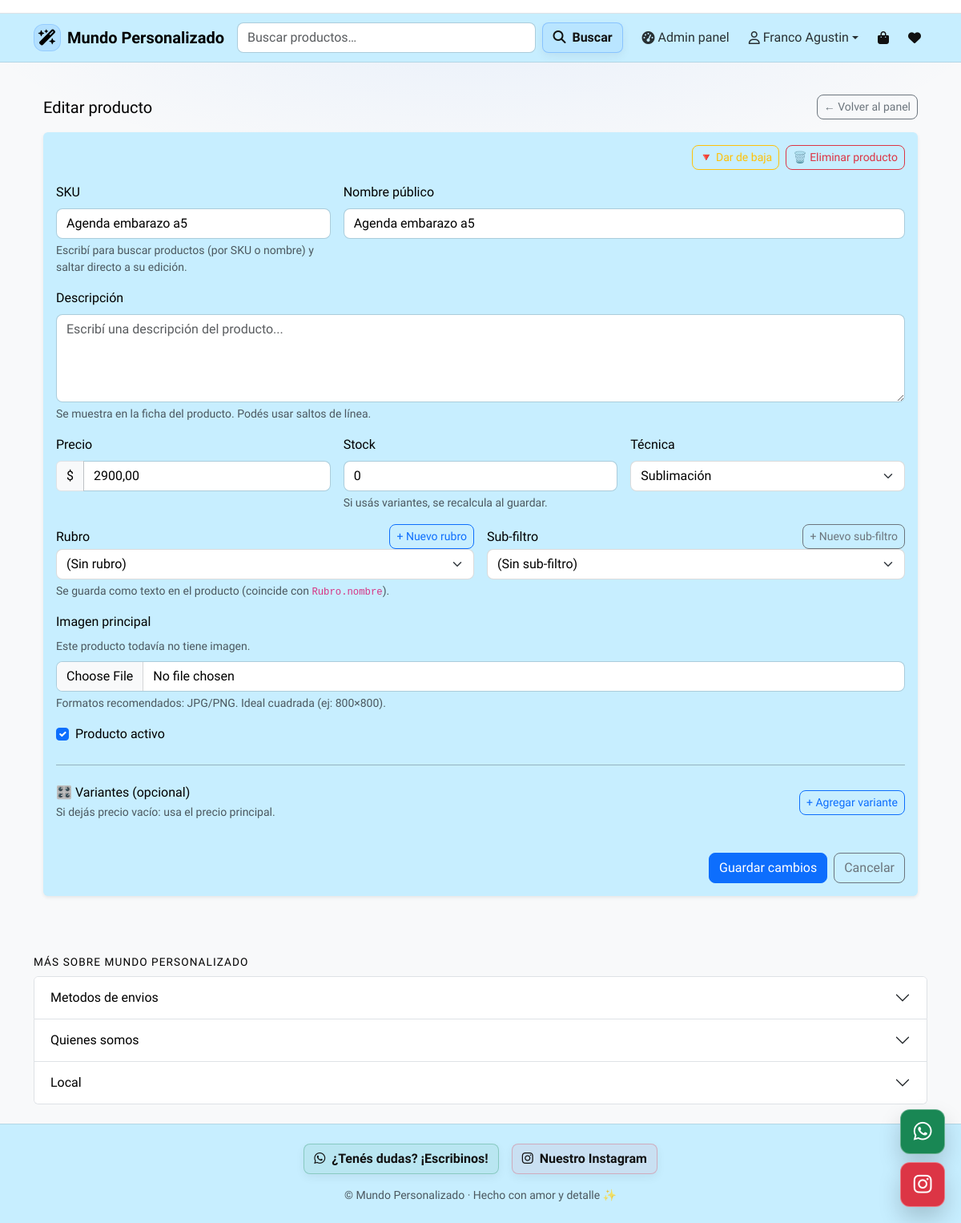
The app's page /owner/producto/283/editar/ (signed in), older data.
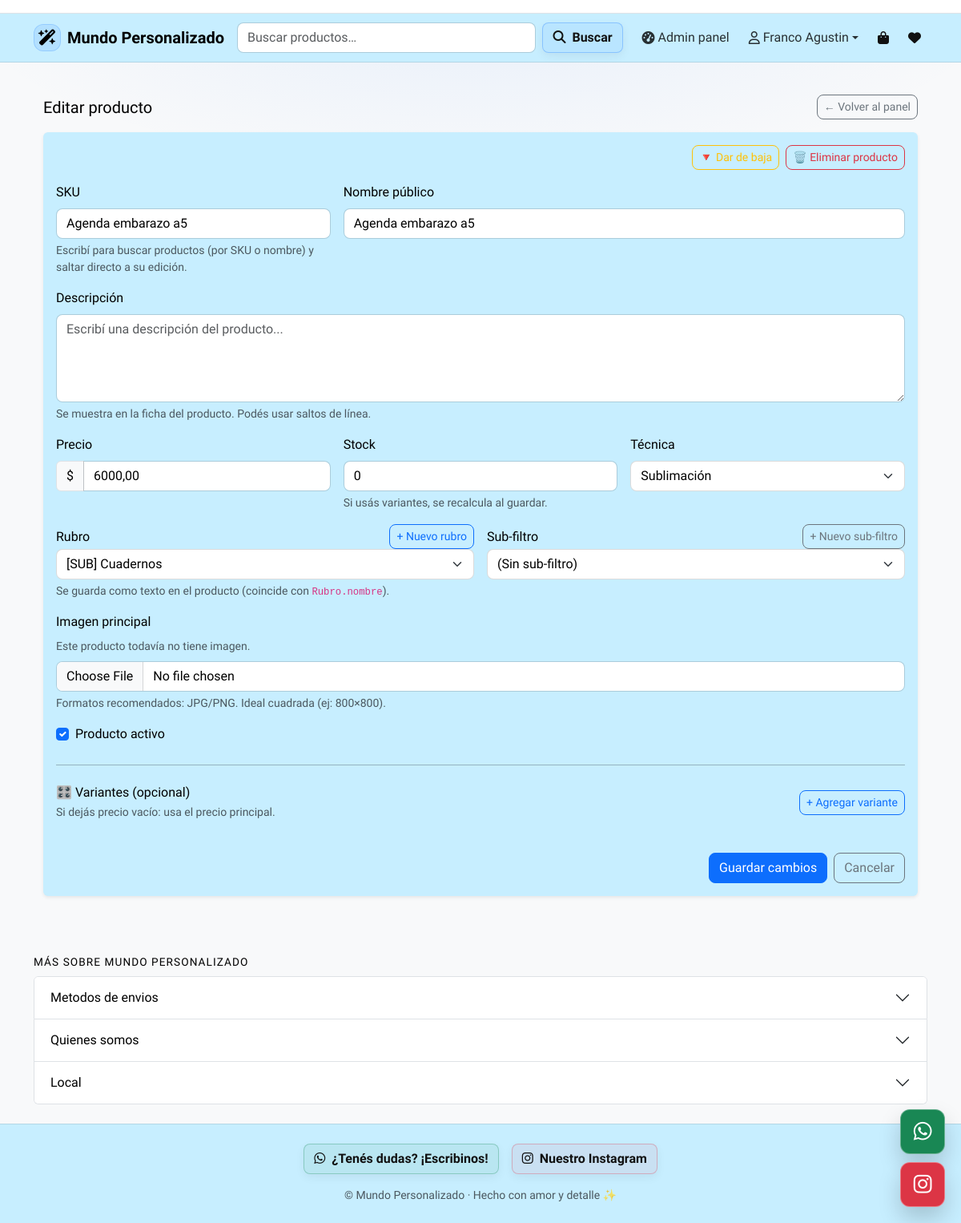
The same page, newer data.
### pdf/models.py (models this page shows, shortened)
class ProductoPrecio(models.Model):
    class TechChoices(models.TextChoices):
        SUB = "SUB", "Sublimación"
        LAS = "LAS", "Grabado láser"
        D3  = "3D",  "Impresión 3D"
        OTR = "OTR", "Otro"
    class RubroChoices(models.TextChoices):
        MATES = "MATES", "Mates"
        DIJES = "DIJES", "Dijes de acero"
        BOMB = "BOMB", "Bombillas"
        TERM = "TERM", "Termos"
        TAZA = "TAZA", "Tazas"
        LLAV = "LLAV", "Llaveros"
        OTRO = "OTRO", "Otros"
    lista_pdf = models.ForeignKey(
        ListaPrecioPDF,
        on_delete=models.SET_NULL,
        null=True,
        blank=True,
        related_name="productos",
    )
    sku = models.CharField(max_length=255, unique=True)
    nombre_publico = models.CharField(max_length=255)
    descripcion = models.TextField(blank=True, default="")
    precio_costo = models.DecimalField(
        max_digits=12, decimal_places=2, null=True, blank=True
    )
    imagen = models.ImageField(upload_to='productos/', null=True, blank=True)
    precio = models.DecimalField(max_digits=10, decimal_places=2)
    stock = models.IntegerField(default=0)
    tech = models.CharField(
        max_length=3,
        choices=TechChoices.choices,
        blank=True,
        default="",
    )
    rubro = models.CharField(
        max_length=80,
        blank=True,
        default="",
        help_text="Ej: Mates, Dijes de acero, Tazas, Llaveros..."
    )
    subrubro = models.CharField(
        max_length=80,
        blank=True,
        default="",
        help_text="Ej: Mate Imperial, Mate Camionero, Dije corazón, etc."
    )
    activo = models.BooleanField(default=True)
    created_at = models.DateTimeField(auto_now_add=True, null=True, blank=True)
    ultima_actualizacion = models.DateTimeField(auto_now=True, null=True, blank=True)

### owner/views.py (the view)
# urls.py: path("producto/<int:pk>/editar/", owner_producto_editar, name="owner_producto_editar"),
@login_required
def owner_producto_editar(request, pk):
    if not _check_owner(request.user):
        raise PermissionDenied
    producto = get_object_or_404(ProductoPrecio, pk=pk)
    rubros = Rubro.objects.filter(activo=True).order_by("tech", "orden", "nombre")
    subrubros = (
        SubRubro.objects
        .filter(activo=True)
        .select_related("rubro")
        .order_by("rubro__orden", "orden", "nombre")
    )
    original_data = {
        "sku": producto.sku,
        "nombre_publico": producto.nombre_publico,
        "descripcion": getattr(producto, "descripcion", ""),  # 👈 NUEVO
        "precio": producto.precio,
        "stock": producto.stock,
        "tech": producto.tech,
        "activo": producto.activo,
        "rubro": producto.rubro,
        "subrubro": producto.subrubro,
    }
    if request.method == "POST":
        action = request.POST.get("action", "")
        if action == "delete_image":
            if producto.imagen:
                producto.imagen.delete(save=False)
                producto.imagen = None
                producto.save(update_fields=["imagen"])
                registrar_evento(
                    tipo="producto_editado",
                    titulo=f"Imagen eliminada: {producto.nombre_publico or producto.sku}",
                    detalle="Se eliminó la imagen principal del producto.",
                    user=request.user,
                    obj=producto,
                    extra={
                        "cambios": {
                            "imagen": {"antes": "con_imagen", "despues": "sin_imagen"}
                        }
                    },
                )
            messages.success(request, "Imagen eliminada.")
            return redirect("owner_producto_editar", pk=producto.pk)
        if action == "toggle_active":
            old_activo = bool(producto.activo)
            producto.activo = not old_activo
            producto.save(update_fields=["activo"])
            registrar_evento(
                tipo="producto_editado",
                titulo=f"Producto {'activado' if producto.activo else 'desactivado'}: {producto.nombre_publico or producto.sku}",
                detalle=f"Campo activo: {old_activo} → {producto.activo}",
                user=request.user,
                obj=producto,
                extra={
                    "cambios": {
                        "activo": {"antes": old_activo, "despues": bool(producto.activo)}
                    }
                },
            )
            messages.success(request, "Estado actualizado.")
            return redirect("owner_producto_editar", pk=producto.pk)
        if action == "delete_product":
            nombre = producto.nombre_publico or producto.sku
            registrar_evento(
                tipo="producto_eliminado",
                titulo=f"Producto eliminado: {nombre}",
                detalle=f"Producto '{nombre}' eliminado desde el panel owner.",
                user=request.user,
                obj=producto,
                extra={"producto_id": producto.pk, "sku": producto.sku},
            )
            producto.delete()
            messages.success(request, "Producto eliminado.")
            return redirect("home")
        vformset = ProductoVarianteFormSet(
            request.POST,
            request.FILES,
            instance=producto,
            prefix="v",
        )
        producto.sku = (request.POST.get("sku") or producto.sku).strip()
        producto.nombre_publico = (request.POST.get("nombre_publico") or producto.nombre_publico).strip()
        producto.descripcion = (request.POST.get("descripcion") or "").strip()
        producto.precio = _parse_decimal(request.POST.get("precio"), fallback=str(producto.precio))
        producto.stock = int(request.POST.get("stock") or producto.stock or 0)
        producto.tech = request.POST.get("tech", "") or ""
        producto.activo = request.POST.get("activo") == "on"
        if request.FILES.get("imagen"):
            producto.imagen = request.FILES["imagen"]
        rubro_nombre = (request.POST.get("rubro_nombre") or "").strip()
        subrubro_nombre = (request.POST.get("subrubro_nombre") or "").strip()
        nombre_prod = (producto.nombre_publico or producto.sku or "").strip()
        tech = producto.tech or ""
        rubro_obj = None
        if not rubro_nombre:
            rubro_obj = _detectar_rubro_auto(nombre_prod, tech)
            if rubro_obj:
                rubro_nombre = rubro_obj.nombre
        else:
            rubro_obj = Rubro.objects.filter(
                nombre__iexact=rubro_nombre,
                activo=True
            ).first()
        producto.rubro = rubro_nombre
        producto.subrubro = subrubro_nombre
        if vformset.is_valid():
            with transaction.atomic():
                producto.save()
                vformset.save()
                variantes_qs = producto.variantes.all()
                if variantes_qs.exists():
                    total_stock = sum((v.stock or 0) for v in variantes_qs)
                    producto.stock = total_stock
                    producto.save(update_fields=["stock"])
            cambios = {}
            for field, old_val in original_data.items():
                new_val = getattr(producto, field)
                if new_val != old_val:
                    cambios[field] = {
                        "antes": str(old_val),
                        "despues": str(new_val),
                    }
            detalle_str = "Producto actualizado."
            if cambios:
                partes = []
                for field, diff in cambios.items():
                    partes.append(
                        f"{field}: '{diff['antes']}' → '{diff['despues']}'"
                    )
                detalle_str += " Cambios: " + "; ".join(partes)
            registrar_evento(
                tipo="producto_editado",
                titulo=f"Producto editado: {producto.nombre_publico or producto.sku}",
                detalle=detalle_str,
                user=request.user,
                obj=producto,
                extra={
                    "cambios": cambios,
                    "variantes_modificadas": vformset.has_changed(),
                },
            )
            messages.success(request, "Producto actualizado.")
            return redirect("owner_producto_editar", pk=producto.pk)
        else:
            messages.error(request, "Hay errores en las variantes. Revisá los campos resaltados.")
    else:
        vformset = ProductoVarianteFormSet(
            instance=producto,
            prefix="v",
        )
    variantes = producto.variantes.all()
    return render(
        request,
        "owner/producto_editar.html",
        {
            "producto": producto,
            "variantes": variantes,
            "rubros": rubros,
            "subrubros": subrubros,
            "vformset": vformset,
        },
    )

### cliente/context_processors.py (called while the page is built, shortened)
def carrito_y_favoritos(request):
    carrito = request.session.get("carrito", {}) or {}
    favoritos = request.session.get("favoritos", {}) or {}
    cart_items = []
    cart_total_qty = 0
    favorites_items = []
    return {
        "cart_items": cart_items,
        "cart_total_qty": cart_total_qty,
        "favorites_items": favorites_items,
        "favorites_count": len(favorites_items),
    }

### integraciones/context_processors.py (called while the page is built)
def instagram_feed(request):
    return {
        "instagram_media": fetch_instagram_media()
    }

### integraciones/views.py (called while the page is built, shortened)
def fetch_instagram_media():
    media = cache.get(INSTAGRAM_CACHE_KEY)
    if media is not None:
        return media
    access_token = getattr(settings, "INSTAGRAM_ACCESS_TOKEN", "")
    limit = getattr(settings, "INSTAGRAM_MEDIA_LIMIT", 8)
    if not access_token:
        logger.warning("INSTAGRAM_ACCESS_TOKEN no configurado")
        return []

### owner/context_processors.py (called while the page is built)
def siteinfo_blocks(request):
    bloques = SiteInfoBlock.objects.filter(activo=True).order_by("orden", "titulo")
    return {"siteinfo_blocks": bloques}

def site_cfg(request):
    return {"site_cfg": SiteConfig.get_solo()}

### owner/models.py (called while the page is built)
    @classmethod
    def get_solo(cls):
        obj, _ = cls.objects.get_or_create(pk=1)
        return obj

### owner/templates/owner/producto_editar.html (shortened to what the changed rows need)
{% extends "base.html" %}
{% block content %}
<div class="container py-4">
  <div class="d-flex justify-content-between align-items-center mb-3">
    <h1 class="h5 mb-0">Editar producto</h1>
  </div>
  <div class="card shadow-sm border-0">
    <div class="card-body">
      <form method="post" enctype="multipart/form-data" id="mainForm">
        <div class="row g-3">
          <div class="col-md-4">
            <div class="position-relative">
              <input id="id_sku" type="text" name="sku" class="form-control" value="{{ producto.sku }}" autocomplete="off">
            </div>
          </div>
          <div class="col-md-8">
            <label class="form-label">Nombre público</label>
            <input type="text" name="nombre_publico" class="form-control" value="{{ producto.nombre_publico }}">
          </div>
          <div class="col-md-4">
            <div class="input-group">
              <span class="input-group-text">$</span>
              <input type="text" name="precio" class="form-control" value="{{ producto.precio }}">
            </div>
          </div>
          <div class="col-md-4">
            <label class="form-label">Stock</label>
            <input type="number" name="stock" class="form-control" value="{{ producto.stock }}">
            <div class="form-text">Si usás variantes, se recalcula al guardar.</div>
          </div>
          <div class="col-md-4">
            <label class="form-label">Técnica</label>
            <select name="tech" class="form-select" id="id_tech">
              <option value="SUB" {% if producto.tech == "SUB" %}selected{% endif %}>Sublimación</option>
            </select>
          </div>
          <div class="col-md-6">
            <div class="d-flex justify-content-between align-items-center">
              <label class="form-label mb-0">Rubro</label>
              <button type="button" class="btn btn-sm btn-outline-primary" id="btnNuevoRubro">+ Nuevo rubro</button>
            </div>
            <select name="rubro_nombre" class="form-select" id="id_rubro">
              <option value="">(Sin rubro)</option>
              {% for r in rubros %}
                <option value="{{ r.nombre }}" data-rubro-id="{{ r.id }}"
                  {% if producto.rubro == r.nombre %}selected{% endif %}>
                  [{{ r.tech }}] {{ r.nombre }}
                </option>
              {% endfor %}
            </select>
            <div class="form-text">Se guarda como texto en el producto (coincide con <code>Rubro.nombre</code>).</div>
          </div>
          <div class="col-md-12">
            <div class="form-check">
              <input class="form-check-input" type="checkbox" id="activoCheck" name="activo" {% if producto.activo %}checked{% endif %}>
              <label class="form-check-label" for="activoCheck">Producto activo</label>
            </div>
          </div>
        </div>
        <div class="d-flex align-items-center justify-content-between gap-2">
          <div>
            <h2 class="h6 mb-1">🎛️ Variantes (opcional)</h2>
          </div>
        </div>
      </form>
    </div>
  </div>
</div>
{% endblock %}

Row changes from the older to the newer data that the page shows:
changed ProductoPrecio "Agenda embarazo a5": precio "2900,00" → "6000,00"; rubro_nombre (not shown) → "[SUB] Cuadernos"
Text that changed along with them:
form field rubro_nombre: "(Sin rubro)" → (not shown)
